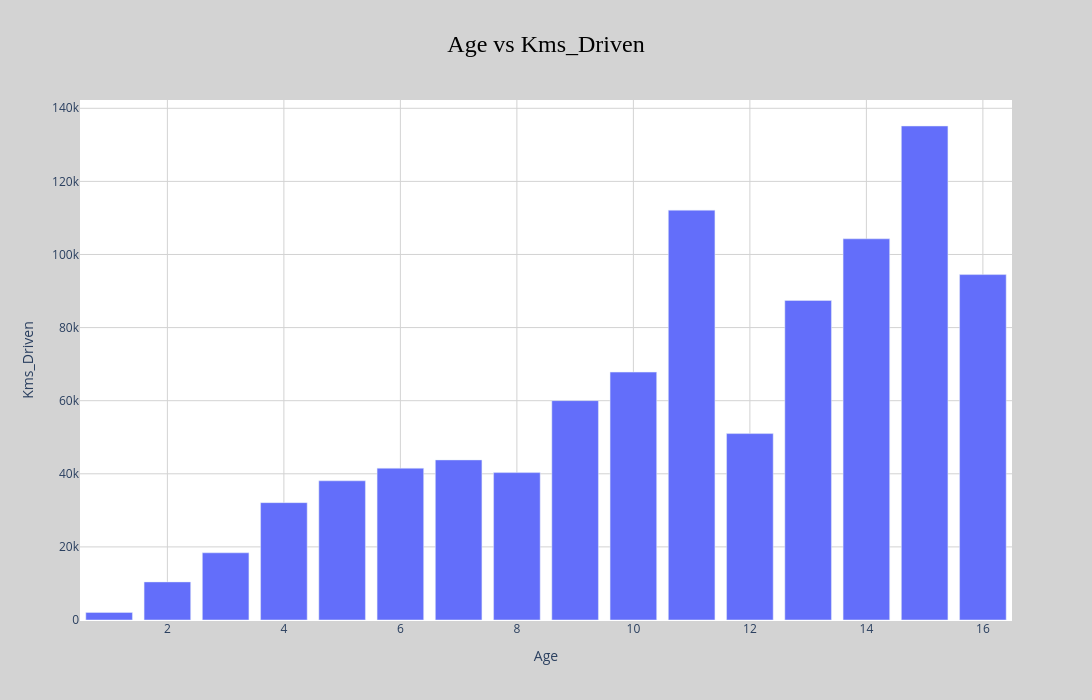

Notebook source saved alongside this figure:
### Code cell
fig = px.bar(
    data_frame=df2.groupby(["Age"])["Kms_Driven"].mean().reset_index(),
    x="Age",
    y="Kms_Driven",
    height=700,
    width=1400,
    title="Age vs Kms_Driven",
)
fig.update_layout(
    title=dict(
        x=0.5,
        y=0.95,
        xanchor="center",
        yanchor="top",
        font=dict(size=24, color="black", family="Arial Black"),
    )
)
fig.update_layout(plot_bgcolor="white", paper_bgcolor="lightgray")
fig.update_xaxes(showgrid=True, gridcolor="lightgray", gridwidth=1)
fig.update_yaxes(showgrid=True, gridcolor="lightgray", gridwidth=1)
fig.show()

### Figure 1 — Plotly figure (JSON) as saved in the notebook; plotly's stock layout.template omitted (floating-point values rounded to 4 significant figures)
{"data": [{"hovertemplate": "Age=%{x}<br>Kms_Driven=%{y}<extra></extra>", "legendgroup": "", "marker": {"color": "#636efa", "pattern": {"shape": ""}}, "name": "", "orientation": "v", "showlegend": false, "textposition": "auto", "type": "bar", "x": [1, 2, 3, 4, 5, 6, 7, 8, 9, 10, 11, 12, 13, 14, 15, 16], "xaxis": "x", "y": [2071.0, 10420.0, 18390.0, 32110.0, 38080.0, 41530.0, 43800.0, 40330.0, 60010.0, 67820.0, 112100.0, 51000.0, 87420.0, 104300.0, 135200.0, 94500.0], "yaxis": "y"}], "layout": {"barmode": "relative", "height": 700, "legend": {"tracegroupgap": 0}, "paper_bgcolor": "lightgray", "plot_bgcolor": "white", "title": {"font": {"color": "black", "family": "Arial Black", "size": 24}, "text": "Age vs Kms_Driven", "x": 0.5, "xanchor": "center", "y": 0.95, "yanchor": "top"}, "width": 1400, "xaxis": {"anchor": "y", "domain": [0, 1], "gridcolor": "lightgray", "gridwidth": 1, "showgrid": true, "title": {"text": "Age"}}, "yaxis": {"anchor": "x", "domain": [0, 1], "gridcolor": "lightgray", "gridwidth": 1, "showgrid": true, "title": {"text": "Kms_Driven"}}}}
